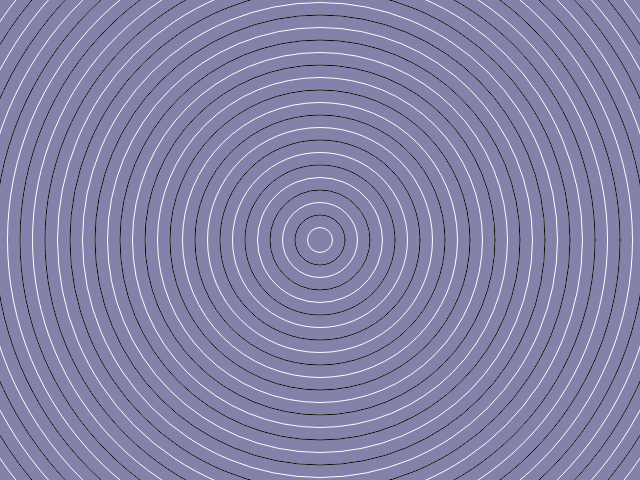
Frame 1 (no input)
Frame 60 (no input): identical to frame 1, image omitted
Frame 120 (the mouse pressed at the canvas centre since frame 60): identical to frame 1, image omitted

The p5.js sketch that drew this single still picture (run headless with seeded random() and noise() and a simulated clock; from frame 60 on, the mouse is pressed at the canvas centre):

// p5.js sketch
// ── sketch.js
function setup() {
	// create a place to draw
	createCanvas(640,480);
	strokeWeight(1);

}

function draw() {
	// clear the background
	background(130, 130, 170);
	//fill color
	noFill();

	//inner Target
	var inTarget = 25;
	for (var i = 0; i < 50; i++){
						stroke(255,255,255);
	ellipse(320, 240, i * inTarget, i * inTarget);
}
	var outTarget = 50;
	for (var x = 0; x < 50; x++){
					stroke(0,0,0);
	ellipse (320,240, x * outTarget, x * outTarget);
}
}
